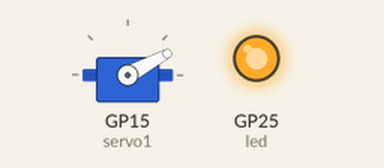
This program was run on a simulated Raspberry Pi Pico running MicroPython. On the bench: servo, output pins drawn as LEDs (lit = HIGH). Random numbers come from a fixed seed; servo angles are drawn from the pulse width (0.5 ms = 0°, 2.5 ms = 180°).

Above: at 1.2 s.
At 6.1 s:
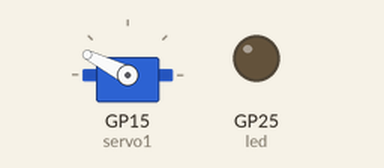
At 16.1 s:
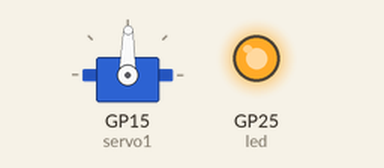
At 36.6 s:
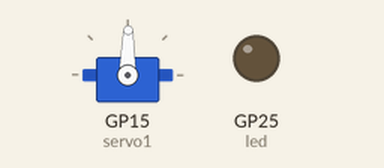
Timing chart, 0 to 40.0 s (numbered marks = the images above):
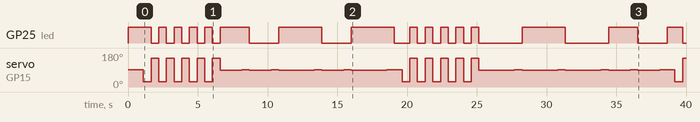

Measured:
- by itself, GP25 (led): HIGH → LOW at 1.7 s, → HIGH 0.55 s later, → LOW 0.55 s later, → HIGH 0.55 s later, … (31 changes in this stretch)
- by itself, servo on GP15 (servo1): 91° → 28° at 1.1 s, → 153° 0.55 s later, → 28° 0.55 s later, → 153° 0.55 s later, … (44 changes in this stretch)

The program:

0.4.1_delaydef.py
```python
from machine import Pin, PWM
import time, random
led = Pin(25, Pin.OUT)
led.value(1)
delay_move = 0.55
#laser = Pin(0, Pin.OUT)
#laser.value(1)

class Servo(PWM):
    def __init__(self, pin: Pin):
        super().__init__(pin)
        self.MIN = 814000
        self.MID = 1507000
        self.MAX = 2200000
        self.STEP = (self.MAX - self.MIN)/100
        self.pos_perc_min = 0
        self.pos_perc_max = 100
        super().freq(50)
        super().duty_ns(self.MID)
        time.sleep(delay_move)
    def rand(self,):
        super().duty_ns(int(((random.randint(self.pos_perc_min, self.pos_perc_max)) * self.STEP)+self.MIN))
        time.sleep(delay_move)
    def min(self,):
        super().duty_ns(int((self.pos_perc_min * self.STEP)+self.MIN))
        time.sleep(delay_move)
    def max(self,):
        super().duty_ns(int((self.pos_perc_max * self.STEP)+self.MIN))
        time.sleep(delay_move)
    def go(self,pos):
        super().duty_ns(int((pos * self.STEP)+self.MIN))
        time.sleep(delay_move)

class Laser(Pin):
    def __init__(self, pin: Pin):
        super().__init__(pin)
        super().value(1)
    def rand(self,):
        i = random.randint(1,10)
        if i >= 3:
            super().value(1)
        else:
            super().value(0)

hodl_min = 1
hodl_max = 2

def hodl():
    time.sleep(random.randint(hodl_min,hodl_max))

servo1 = Servo(Pin(15))
laser = Laser(0)

while True:
    laser.value(1)
    servo1.go(50)
    for i in range(5):
        servo1.min()
        led.toggle()
        servo1.max()
        led.toggle()
    for i in range(5):
        servo1.go(49)
        hodl()
        servo1.go(51)
        laser.toggle()
        led.toggle()
```
